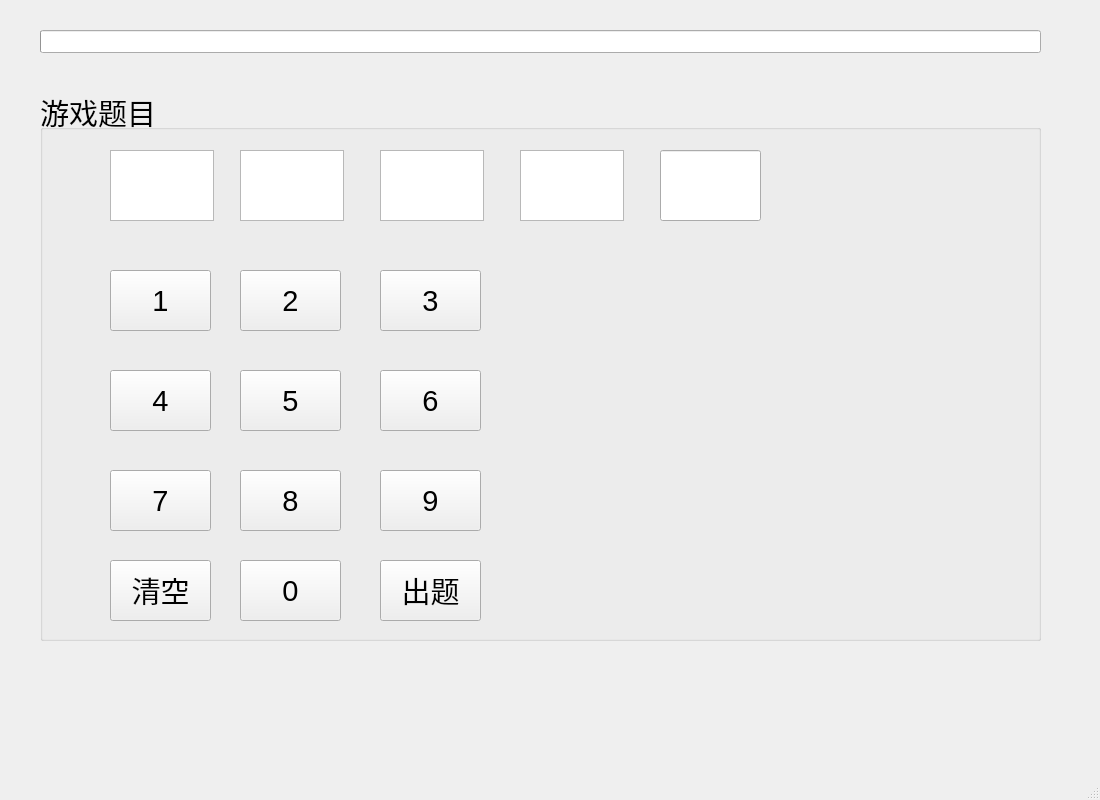
<?xml version="1.0" encoding="UTF-8"?>
<ui version="4.0">
 <class>MainWindow</class>
 <widget class="QMainWindow" name="MainWindow">
  <property name="geometry">
   <rect>
    <x>0</x>
    <y>0</y>
    <width>1100</width>
    <height>800</height>
   </rect>
  </property>
  <property name="minimumSize">
   <size>
    <width>1100</width>
    <height>800</height>
   </size>
  </property>
  <property name="maximumSize">
   <size>
    <width>1100</width>
    <height>800</height>
   </size>
  </property>
  <property name="windowTitle">
   <string>数学游戏</string>
  </property>
  <widget class="QWidget" name="centralwidget">
   <widget class="QGroupBox" name="groupBox">
    <property name="geometry">
     <rect>
      <x>40</x>
      <y>90</y>
      <width>1001</width>
      <height>551</height>
     </rect>
    </property>
    <property name="font">
     <font>
      <pointsize>22</pointsize>
     </font>
    </property>
    <property name="title">
     <string>游戏题目</string>
    </property>
    <widget class="QTextEdit" name="textEdit">
     <property name="geometry">
      <rect>
       <x>70</x>
       <y>60</y>
       <width>104</width>
       <height>71</height>
      </rect>
     </property>
     <property name="readOnly">
      <bool>true</bool>
     </property>
    </widget>
    <widget class="QTextEdit" name="textEdit_2">
     <property name="geometry">
      <rect>
       <x>200</x>
       <y>60</y>
       <width>104</width>
       <height>71</height>
      </rect>
     </property>
     <property name="readOnly">
      <bool>true</bool>
     </property>
    </widget>
    <widget class="QTextEdit" name="textEdit_3">
     <property name="geometry">
      <rect>
       <x>340</x>
       <y>60</y>
       <width>104</width>
       <height>71</height>
      </rect>
     </property>
     <property name="readOnly">
      <bool>true</bool>
     </property>
    </widget>
    <widget class="QTextEdit" name="textEdit_4">
     <property name="geometry">
      <rect>
       <x>480</x>
       <y>60</y>
       <width>104</width>
       <height>71</height>
      </rect>
     </property>
     <property name="readOnly">
      <bool>true</bool>
     </property>
    </widget>
    <widget class="QPushButton" name="pushButton">
     <property name="geometry">
      <rect>
       <x>70</x>
       <y>470</y>
       <width>101</width>
       <height>61</height>
      </rect>
     </property>
     <property name="toolTip">
      <string>清空</string>
     </property>
     <property name="text">
      <string>清空</string>
     </property>
    </widget>
    <widget class="QPushButton" name="pushButton_2">
     <property name="geometry">
      <rect>
       <x>70</x>
       <y>180</y>
       <width>101</width>
       <height>61</height>
      </rect>
     </property>
     <property name="toolTip">
      <string>1</string>
     </property>
     <property name="text">
      <string>1</string>
     </property>
    </widget>
    <widget class="QPushButton" name="pushButton_3">
     <property name="geometry">
      <rect>
       <x>200</x>
       <y>180</y>
       <width>101</width>
       <height>61</height>
      </rect>
     </property>
     <property name="toolTip">
      <string>2</string>
     </property>
     <property name="text">
      <string>2</string>
     </property>
    </widget>
    <widget class="QPushButton" name="pushButton_4">
     <property name="geometry">
      <rect>
       <x>340</x>
       <y>180</y>
       <width>101</width>
       <height>61</height>
      </rect>
     </property>
     <property name="toolTip">
      <string>3</string>
     </property>
     <property name="text">
      <string>3</string>
     </property>
    </widget>
    <widget class="QPushButton" name="pushButton_5">
     <property name="geometry">
      <rect>
       <x>70</x>
       <y>280</y>
       <width>101</width>
       <height>61</height>
      </rect>
     </property>
     <property name="toolTip">
      <string>4</string>
     </property>
     <property name="text">
      <string>4</string>
     </property>
    </widget>
    <widget class="QPushButton" name="pushButton_6">
     <property name="geometry">
      <rect>
       <x>200</x>
       <y>280</y>
       <width>101</width>
       <height>61</height>
      </rect>
     </property>
     <property name="toolTip">
      <string>5</string>
     </property>
     <property name="text">
      <string>5</string>
     </property>
    </widget>
    <widget class="QPushButton" name="pushButton_7">
     <property name="geometry">
      <rect>
       <x>340</x>
       <y>280</y>
       <width>101</width>
       <height>61</height>
      </rect>
     </property>
     <property name="toolTip">
      <string>6</string>
     </property>
     <property name="text">
      <string>6</string>
     </property>
    </widget>
    <widget class="QPushButton" name="pushButton_8">
     <property name="geometry">
      <rect>
       <x>70</x>
       <y>380</y>
       <width>101</width>
       <height>61</height>
      </rect>
     </property>
     <property name="toolTip">
      <string>7</string>
     </property>
     <property name="text">
      <string>7</string>
     </property>
    </widget>
    <widget class="QPushButton" name="pushButton_9">
     <property name="geometry">
      <rect>
       <x>200</x>
       <y>380</y>
       <width>101</width>
       <height>61</height>
      </rect>
     </property>
     <property name="toolTip">
      <string>8</string>
     </property>
     <property name="text">
      <string>8</string>
     </property>
    </widget>
    <widget class="QPushButton" name="pushButton_10">
     <property name="geometry">
      <rect>
       <x>340</x>
       <y>380</y>
       <width>101</width>
       <height>61</height>
      </rect>
     </property>
     <property name="toolTip">
      <string>9</string>
     </property>
     <property name="text">
      <string>9</string>
     </property>
    </widget>
    <widget class="QPushButton" name="pushButton_11">
     <property name="geometry">
      <rect>
       <x>200</x>
       <y>470</y>
       <width>101</width>
       <height>61</height>
      </rect>
     </property>
     <property name="toolTip">
      <string>0</string>
     </property>
     <property name="text">
      <string>0</string>
     </property>
    </widget>
    <widget class="QPushButton" name="pushButton_12">
     <property name="geometry">
      <rect>
       <x>340</x>
       <y>470</y>
       <width>101</width>
       <height>61</height>
      </rect>
     </property>
     <property name="toolTip">
      <string>出题</string>
     </property>
     <property name="text">
      <string>出题</string>
     </property>
    </widget>
    <widget class="QLineEdit" name="lineEdit">
     <property name="geometry">
      <rect>
       <x>620</x>
       <y>60</y>
       <width>101</width>
       <height>71</height>
      </rect>
     </property>
    </widget>
   </widget>
   <widget class="QProgressBar" name="progressBar">
    <property name="geometry">
     <rect>
      <x>40</x>
      <y>30</y>
      <width>1001</width>
      <height>23</height>
     </rect>
    </property>
    <property name="value">
     <number>0</number>
    </property>
    <property name="textVisible">
     <bool>false</bool>
    </property>
   </widget>
  </widget>
  <widget class="QMenuBar" name="menubar">
   <property name="geometry">
    <rect>
     <x>0</x>
     <y>0</y>
     <width>1100</width>
     <height>23</height>
    </rect>
   </property>
  </widget>
  <widget class="QStatusBar" name="statusbar"/>
 </widget>
 <resources/>
 <connections/>
</ui>
